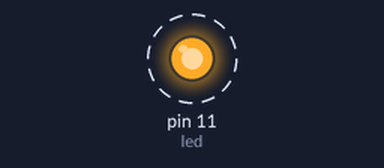
Simulated run of this program. Board: Raspberry Pi (header pin numbers). Shown: output pins drawn as LEDs (lit = HIGH). Dashed ring = blinking. At 5.0 s the program stops and its outputs stay as they are.

Above: at 0.5 s.
Timing chart, 0 to 4.6 s (numbered marks = the images above):
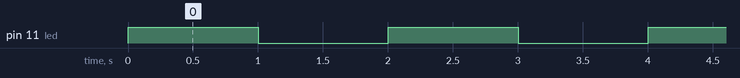

Measured:
- by itself, pin 11 (led): alternates HIGH for 1.0 s and LOW for 1.0 s

The program:

led.py
```python
#!/usr/bin/env python
# encoding: utf-8

# 导入模块RPI.GPIO，命名为别名为GPIO
import RPi.GPIO as GPIO
# 导入time模块
import time

# 定义引脚编号
led = 11

# 声明 GPIO 使用物理编号方式，也就是11号口就是物理编号11号口
GPIO.setmode(GPIO.BOARD)

# 声明11号口是用于输出模式
GPIO.setup(led, GPIO.OUT)

# 设置11号口为高电压，也就是11号口变为3.3伏
# 这行代码执行之后，11号口变为高电压，
# 那么根据电路原理，led灯就会亮起来
GPIO.output(led, GPIO.HIGH)

# 程序休眠1秒钟，程序休眠期间，led灯会一直亮着
time.sleep(1)

# 设置11号口为低电压，也就是11号口变为0伏，和GND一样
# 这行代码执行之后，11号口变为低电压，那么根据电路原理，led灯就会熄灭
GPIO.output(led, GPIO.LOW)

# GPIO.HIGH 相当于 1
# GPIO.LOW 相当于 0

time.sleep(1)
GPIO.output(led, 1)
time.sleep(1)
GPIO.output(led, 0)

# GPIO.HIGH 相当于 1，也相当与 True （真）
# GPIO.LOW 相当于 0 ，也相当与 False （假）

time.sleep(1)
GPIO.output(led, True)
time.sleep(1)
GPIO.output(led, False)


# 将所有的GPIO口状态恢复为初始化，一般代码结束都执行此代码，这是一个好习惯
GPIO.cleanup()
```
